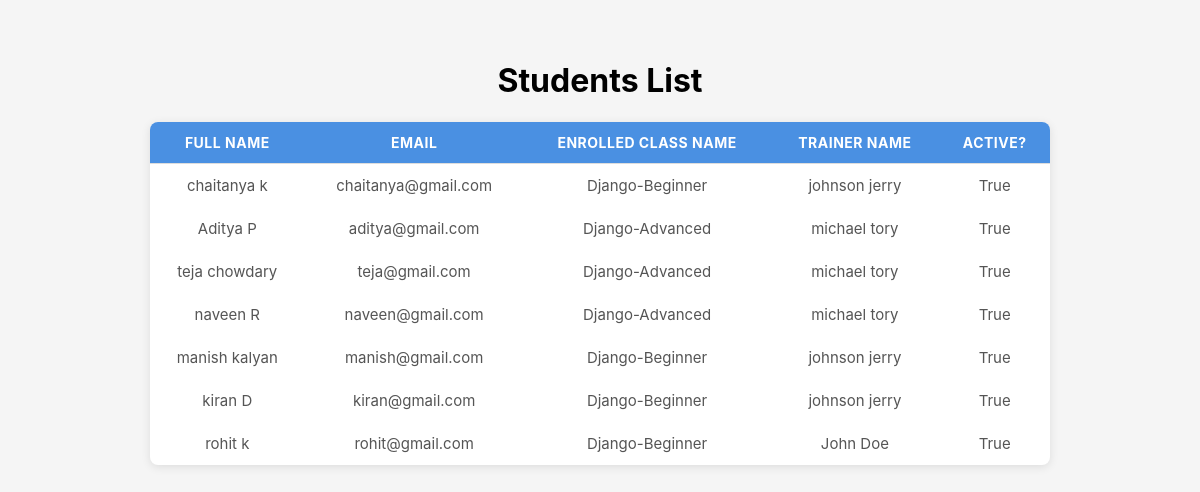
/academy/students/, run on an earlier commit of the app's database.
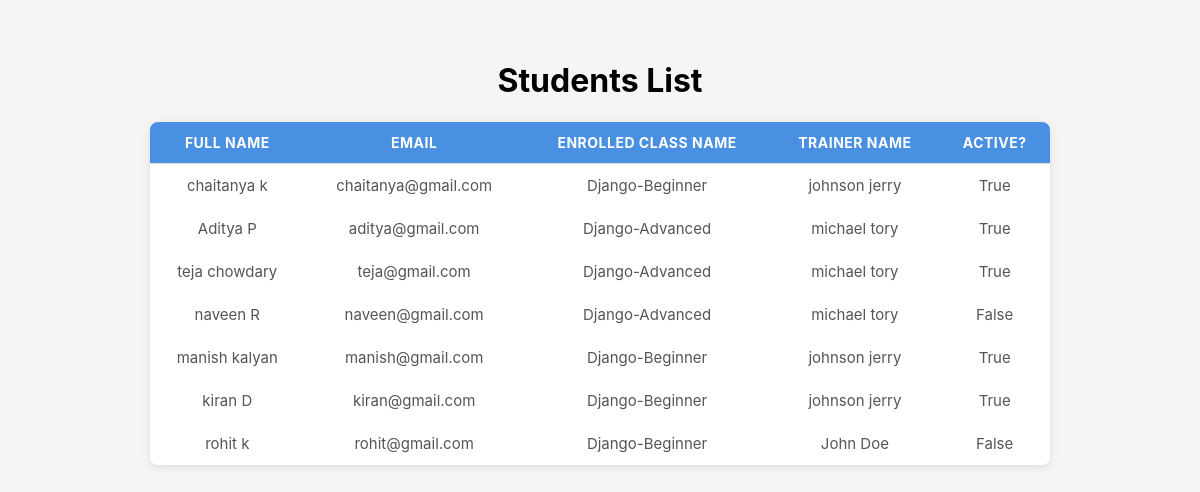
And on a later commit of the database.
### academy/models.py (models this page shows, shortened)
class Student(models.Model):
    first_name = models.CharField(max_length=25)
    last_name = models.CharField(max_length=25)
    email = models.EmailField(unique=True)
    is_active = models.BooleanField(default=True)
    enrolled_course = models.ForeignKey(Course,on_delete=models.SET_NULL,null=True, blank=True)
    trainer = models.ForeignKey(Trainer,on_delete=models.SET_NULL,null=True, blank=True)

class Course(models.Model):
    course_name = models.CharField(max_length=50)
    description = models.TextField(max_length=250)
    duration = models.PositiveIntegerField()
    course_image = models.ImageField(upload_to='images/', blank=True, null=True)
    created_at = models.DateField(auto_now_add=True)
    updated_at = models.DateField(auto_now=True)
    def __str__(self):
        return self.course_name

class Trainer(models.Model):
    expertise_choice = [
    ("python", "Python"),
    ("django", "Django"),
    ("data_science", "Data Science"),
    ]
    first_name = models.CharField(max_length=25)
    last_name = models.CharField(max_length=25)
    email = models.EmailField(unique=True)
    expertise = models.CharField(max_length=100, choices=expertise_choice)
    trainer_photo = models.ImageField(upload_to='images/', blank=True, null=True)
    def __str__(self):
        return f'{self.first_name} {self.last_name}'

### academy/views.py (the view)
# urls.py: path('students/', views.student,name='student')
def student(request):
    students = Student.objects.all()
    context = {
        'students' : students,
    }
    return render(request, 'student.html',context)

### templates/student.html (shortened to what this page needs)
{% load static %}
<!DOCTYPE html>
<html lang="en">
<head>
    <link rel="stylesheet" href="{% static 'css/style.css' %}">
</head>
<body>
    <h1>Students List</h1>
        <table>
        <thead>
            <tr>
                <th>Full Name</th>
                <th>Email</th>
                <th>Enrolled Class Name</th>
                <th>Trainer Name</th>
                <th>Active?</th>
            </tr>
        </thead>
        <tbody>
            {% for student in students %}
            <tr>
                <td>{{student.first_name}} {{student.last_name}}</td>
                <td>{{student.email}}</td>
                <td>{{student.enrolled_course}}</td>
                <td>{{student.trainer}}</td>
                <td>{{student.is_active}}</td>
            </tr>
        </tbody>
        {% endfor %}
    </table>
</body>
</html>

### training_portal/static/css/style.css (style rules this page uses)
body { font-family: "Inter", sans-serif; background: #f5f5f5; margin: 0; padding: 40px; text-align: center; }
table { margin: auto; border-collapse: collapse; width: 90%; max-width: 900px; background: white; border-radius: 8px; overflow: hidden; box-shadow: 0 2px 10px rgba(0, 0, 0, 0.1); }
thead { background: #4a90e2; color: white; }
th, td { padding: 12px 15px; border-bottom: 1px solid #ddd; }
th { text-transform: uppercase; font-size: 14px; letter-spacing: 0.5px; }
td { color: #555; font-size: 15px; }
tbody tr:last-child td { border-bottom: none; }

What changed in the data, as far as the page shows it:
changed Student "naveen": is_active "True" → "False"
changed Student "rohit": is_active "True" → "False"
